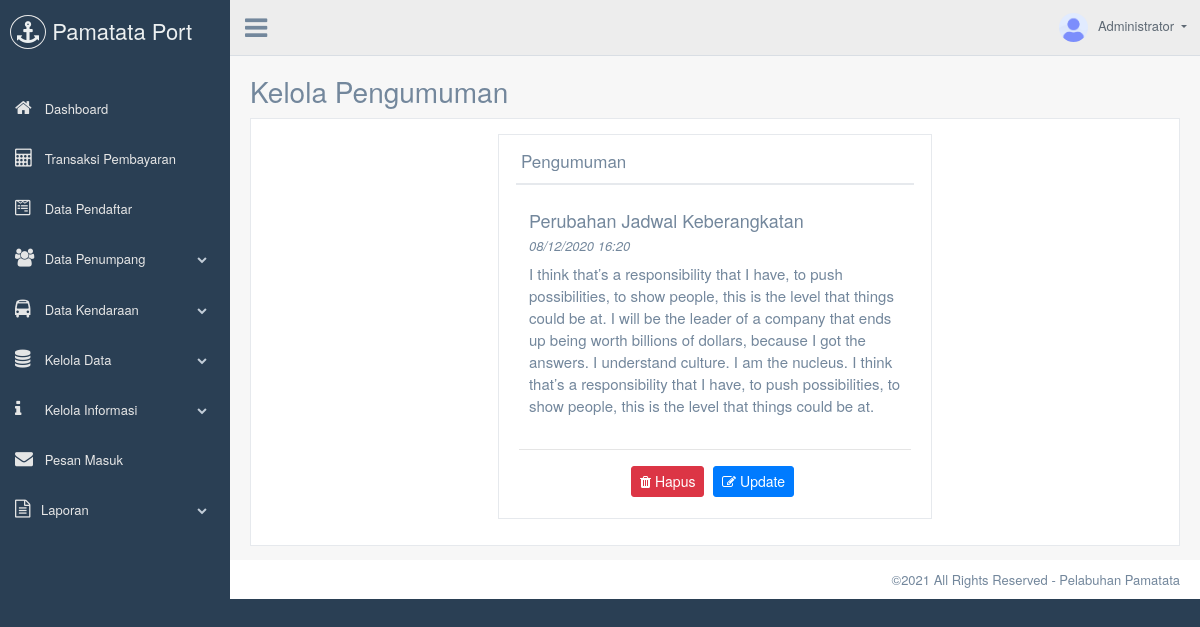
The app's page /admin/pengumuman.php (signed in), older data.
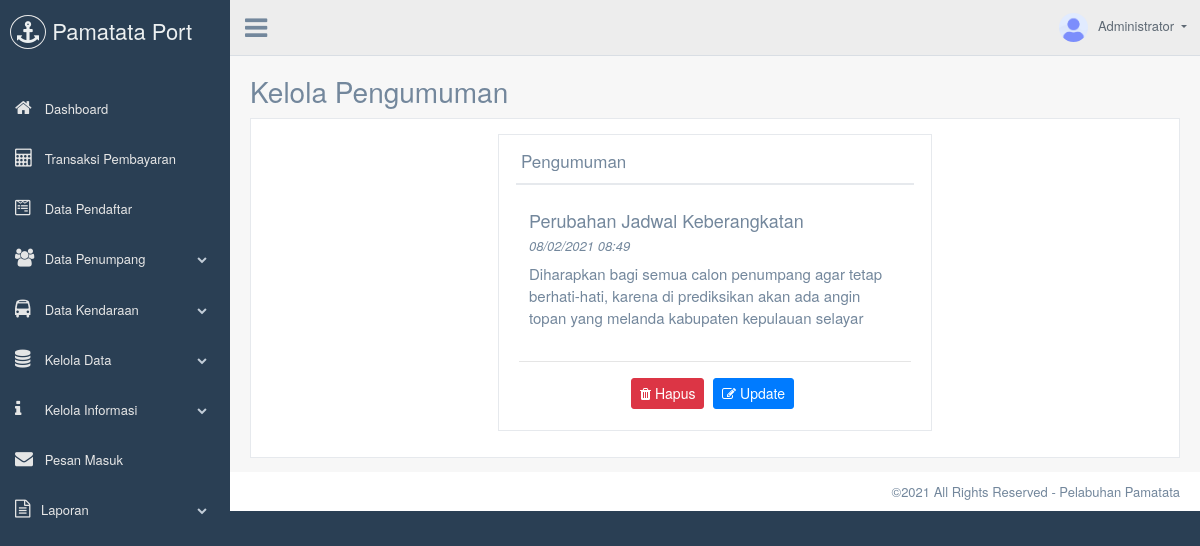
The same page, newer data.
### tables this page shows
CREATE TABLE `tb_pengumuman` (
  `id` int NOT NULL,
  `judul` varchar(255) DEFAULT NULL,
  `pengumuman` text,
  `waktu` datetime DEFAULT CURRENT_TIMESTAMP
);

### admin/pengumuman.php (the view, shortened to what this page needs)
<?php
require('template/header.php');
$pengumuman = mysqli_query($conn, "SELECT * FROM tb_pengumuman");
$pgmn = mysqli_fetch_assoc($pengumuman);
?>
<div class="right_col" role="main">
	<div class="">
		<div class="page-title">
			<div class="title_left">
				<h3>Kelola Pengumuman</small></h3>
			</div>
		</div>
		<div class="clearfix"></div>
		<div class="row">
			<div class="col-md-12 col-sm-12 ">
				<div class="x_panel">
					<div class="x_content">
						<div class="row justify-content-center">
							<div class="col-md-6">
								<div class="x_panel">
									<div class="x_title">
										<h2>Pengumuman</small></h2>
										<div class="clearfix"></div>
									</div>
									<div class="x_content">
										<form method="POST" action="controller.php">
											<div class="col-md-12">
												<?php if ($pgmn['judul']) { ?>
													<div id="show-pengumuman">
														<h2 class="mb-1"><?= $pgmn['judul'] ?></h2>
														<span style="font-size: 13px;"><i><?= date('d/m/Y H:i', strtotime($pgmn['waktu'])) ?></i></span>
														<p class="mt-2" style="font-size: 15px;"><?= $pgmn['pengumuman'] ?></p>
													</div>
												<?php } else { ?>
													<h4 class="mt-5 mb-5 text-center" id="show-empty"><b><i>Tidak ada pengumuman yang di buat. Silahkan buat pengumuman baru!</i></b></h4>
												<?php } ?>
											</div>
											<div class="clearfix"></div>
											<hr>
											<div class="col-md-12 text-center">
												<?php if ($pgmn['judul']) { ?>
													<div id="update-hapus">
														<a href="#" class="btn btn-danger btn-sm"  data-toggle="modal" data-target=".modal-delete"><i class="fa fa-trash"></i> Hapus</a>
														<a href="#" class="btn btn-primary btn-sm" id="update"><i class="fa fa-edit"></i> Update</a>
													</div>
												<?php } else { ?>
													<div id="buat-baru">
														<a href="#" class="btn btn-info btn-sm" id="buat-pengumuman"><i class="fa fa-plus-circle"></i> Buat Pengumuman</a>
													</div>
												<?php } ?>
											</div>
										</form>
									</div>
								</div>
							</div>
						</div>
					</div>
				</div>
			</div>
		</div>
	</div>
</div>
<?php
require('template/footer.php');
?>

Row changes from the older to the newer data that the page shows:
changed tb_pengumuman "Perubahan Jadwal Keberangkatan": waktu "08/12/2020 16:20" → "08/02/2021 08:49"; pengumuman "I think that’s a responsibility that I have, to push possibilities, to show people, this is the level that things could be at. I will be the leader of a company that ends up being worth billions of dollars, because I got the answers. I understand culture. I am the nucleus. I think that’s a responsibility that I have, to push possibilities, to show people, this is the level that things could be at." → "Diharapkan bagi semua calon penumpang agar tetap berhati-hati, karena di prediksikan akan ada angin topan yang melanda kabupaten kepulauan selayar"
